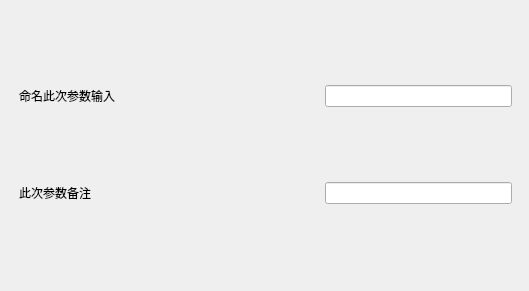
<?xml version="1.0" encoding="UTF-8"?>
<ui version="4.0">
 <class>save_dialog_UI</class>
 <widget class="QWidget" name="save_dialog_UI">
  <property name="geometry">
   <rect>
    <x>0</x>
    <y>0</y>
    <width>529</width>
    <height>291</height>
   </rect>
  </property>
  <property name="windowTitle">
   <string>Form</string>
  </property>
  <widget class="CardWidget" name="CardWidget_223">
   <property name="geometry">
    <rect>
     <x>10</x>
     <y>10</y>
     <width>511</width>
     <height>271</height>
    </rect>
   </property>
   <property name="minimumSize">
    <size>
     <width>0</width>
     <height>0</height>
    </size>
   </property>
   <layout class="QGridLayout" name="gridLayout_158">
    <item row="0" column="1">
     <widget class="LineEdit" name="LineEdit"/>
    </item>
    <item row="0" column="0">
     <widget class="SubtitleLabel" name="SubtitleLabel_1045">
      <property name="minimumSize">
       <size>
        <width>300</width>
        <height>28</height>
       </size>
      </property>
      <property name="maximumSize">
       <size>
        <width>451</width>
        <height>28</height>
       </size>
      </property>
      <property name="text">
       <string>命名此次参数输入</string>
      </property>
     </widget>
    </item>
    <item row="1" column="1">
     <widget class="LineEdit" name="LineEdit_2"/>
    </item>
    <item row="1" column="0">
     <widget class="SubtitleLabel" name="SubtitleLabel_1046">
      <property name="minimumSize">
       <size>
        <width>300</width>
        <height>28</height>
       </size>
      </property>
      <property name="maximumSize">
       <size>
        <width>451</width>
        <height>28</height>
       </size>
      </property>
      <property name="text">
       <string>此次参数备注</string>
      </property>
     </widget>
    </item>
   </layout>
  </widget>
 </widget>
 <customwidgets>
  <customwidget>
   <class>CardWidget</class>
   <extends>QFrame</extends>
   <header>qfluentwidgets</header>
   <container>1</container>
  </customwidget>
  <customwidget>
   <class>SubtitleLabel</class>
   <extends>QLabel</extends>
   <header>qfluentwidgets</header>
  </customwidget>
  <customwidget>
   <class>LineEdit</class>
   <extends>QLineEdit</extends>
   <header>qfluentwidgets</header>
  </customwidget>
 </customwidgets>
 <resources/>
 <connections/>
</ui>
